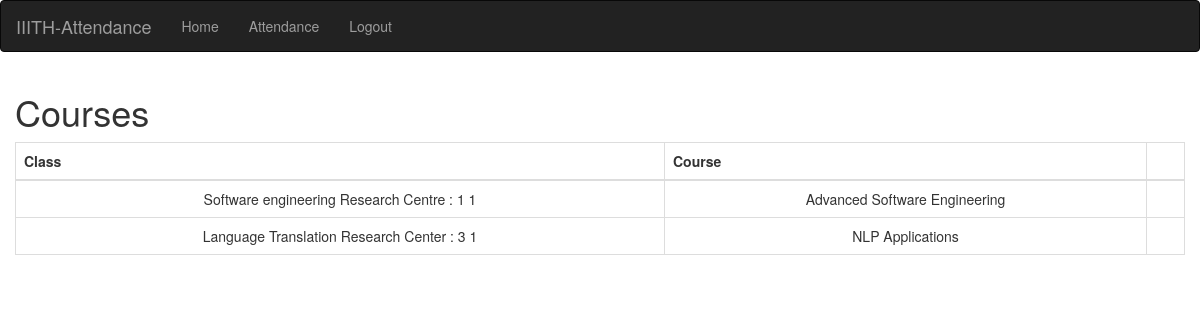
Page /teacher/V123/40/Classes/ (signed in) on the committed database.
### info/models.py (models this page shows, shortened)
class Assign(models.Model):
    class_id = models.ForeignKey(Class, on_delete=models.CASCADE)
    course = models.ForeignKey(Course, on_delete=models.CASCADE)
    teacher = models.ForeignKey(Teacher, on_delete=models.CASCADE)
    class Meta:
        unique_together = (('course', 'class_id', 'teacher'),)

class Class(models.Model):
    id = models.CharField(primary_key='True', max_length=100)
    dept = models.ForeignKey(Dept, on_delete=models.CASCADE)
    section = models.CharField(max_length=100)
    sem = models.IntegerField()
    class Meta:
        verbose_name_plural = 'classes'
    def __str__(self):
        d = Dept.objects.get(name=self.dept)
        return '%s : %d %s' % (d.name, self.sem, self.section)

class Dept(models.Model):
    id = models.CharField(primary_key='True', max_length=100)
    name = models.CharField(max_length=200)
    def __str__(self):
        return self.name

class Course(models.Model):
    dept = models.ForeignKey(Dept, on_delete=models.CASCADE)
    id = models.CharField(primary_key='True', max_length=50)
    name = models.CharField(max_length=50)
    shortname = models.CharField(max_length=50, default='X')
    def __str__(self):
        return self.name

### info/views.py (the view)
# urls.py: path('teacher/<slug:teacher_id>/<int:choice>/Classes/', views.t_clas, name='t_clas'),
@login_required
def t_clas(request, teacher_id, choice):
    teacher1 = get_object_or_404(Teacher, id=teacher_id)
    return render(request, 'info/t_clas.html', {'teacher1': teacher1, 'choice': choice})

### info/models.py (called while the page is built)
    @property
    def is_student(self):
        if hasattr(self, 'student'):
            return True
        return False

### info/templates/info/t_clas.html (shortened to what this page needs)
{% extends 'info/base.html' %}
{% block content %}
    <h1>Courses</h1>
    <div class="card mb-3">
            <div class="card-body">
              <div class="table-responsive">
                <table class="table table-bordered text-center" id="dataTable" width="100%" cellspacing="0">
                  <thead>
                    <tr>
                        <th>Class</th>
                        <th>Course</th>
                        <th></th>
                    </tr>
                  </thead>
                  <tbody>
                    {% for ass in teacher1.assign_set.all %}
                    <tr>
                        <td>{{ ass.class_id }}</td>
                        <td>{{ ass.course }}</td>
                        <td>
                        </td>
                    </tr>
                    {% empty %}
                            <p>teacher has no courses</p>
                    {% endfor %}
                  </tbody>
                </table>
              </div>
    </div>
{% endblock %}

### rows in the picture
Assign: class_id "Software engineering Research Centre : 1 1", course "Advanced Software Engineering"
Assign: class_id "Language Translation Research Center : 3 1", course "NLP Applications"
